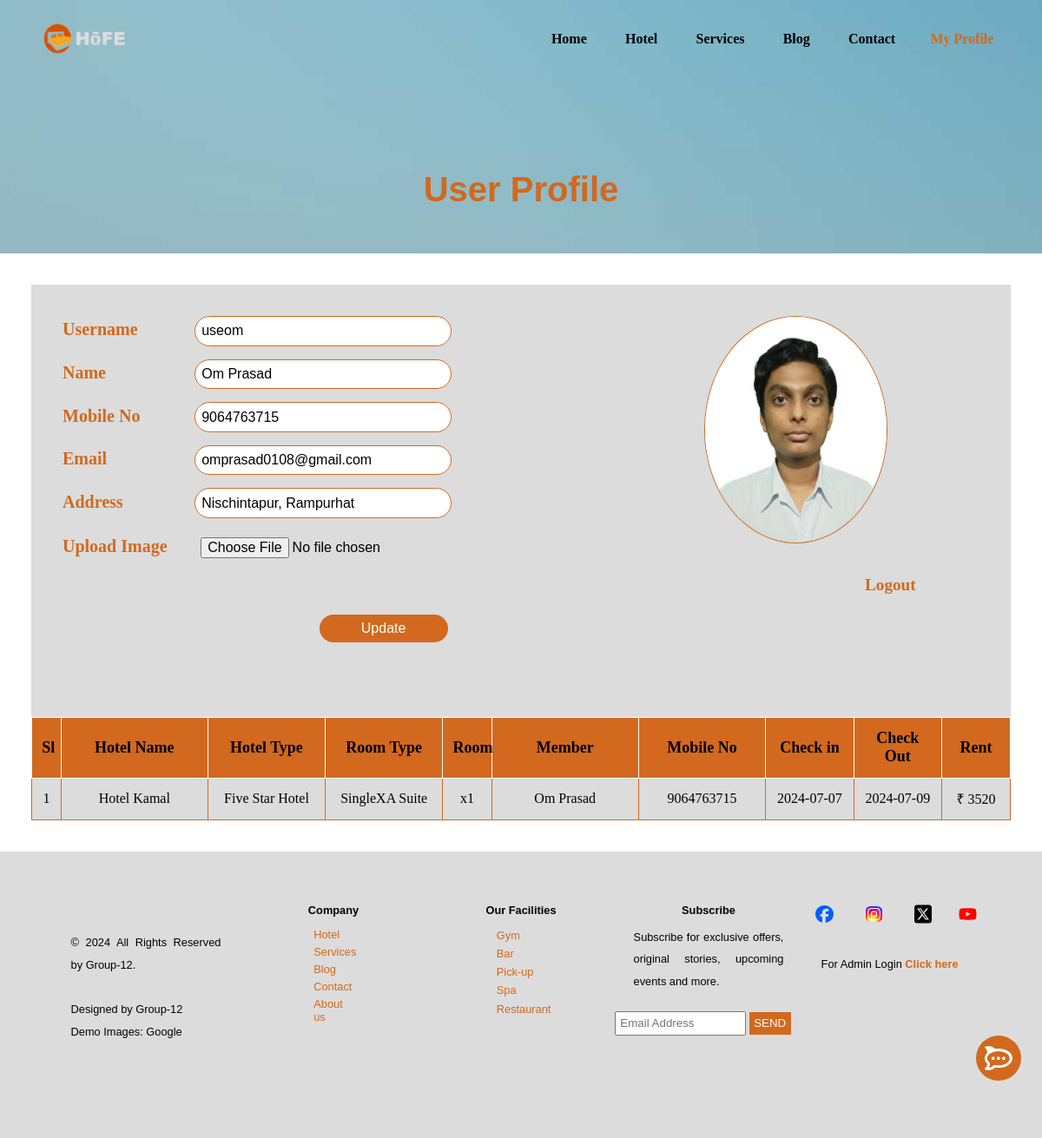
Before: /profile.php (signed in) with the older database file.
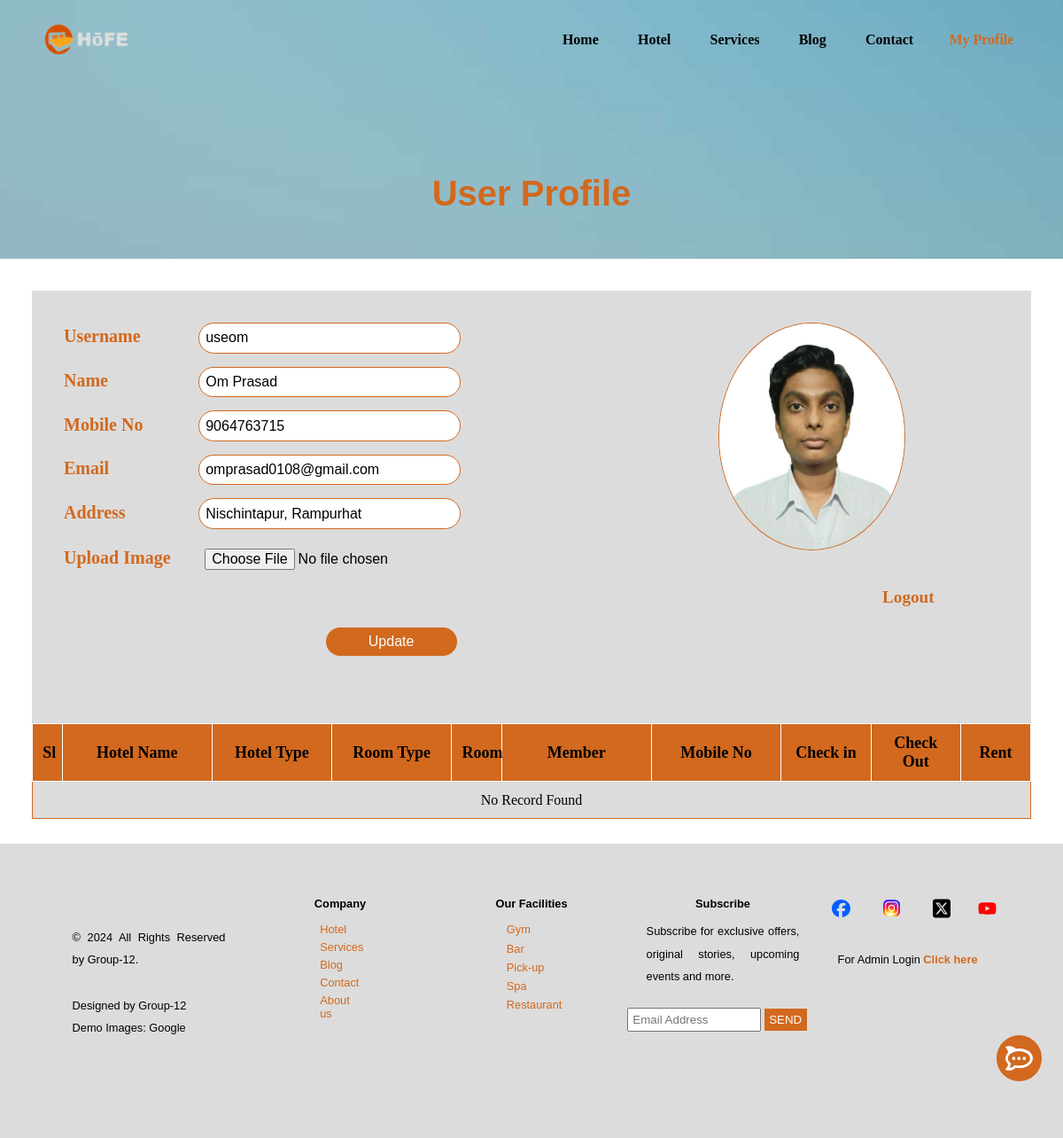
After: the same page with the newer database file.
### tables this page shows
CREATE TABLE `record_per` (
  `id` int(11) NOT NULL,
  `pid` bigint(20) NOT NULL,
  `name` varchar(30) NOT NULL,
  `age` varchar(11) NOT NULL,
  `gender` varchar(7) NOT NULL,
  `mno` varchar(10) NOT NULL
);

CREATE TABLE `record` (
  `aduser` varchar(20) NOT NULL,
  `user` varchar(20) NOT NULL,
  `hname` varchar(30) NOT NULL,
  `htype` varchar(20) NOT NULL,
  `hrtype` varchar(30) NOT NULL,
  `noroom` varchar(11) NOT NULL,
  `pid` bigint(20) NOT NULL,
  `uveri` varchar(30) NOT NULL,
  `uveride` varchar(30) NOT NULL,
  `checkin` date NOT NULL,
  `checkout` date NOT NULL,
  `payrup` varchar(11) NOT NULL,
  `status` varchar(11) NOT NULL,
  `rect` varchar(30) NOT NULL
);

### profile.php (the view, shortened to what the changed rows need)
<?php
$login="";
if(isset($_SESSION["temp"])){
    if($_SESSION["temp"]== "1"){
        $login="0";
    }
}
if($login=="0"){
    $user=$_SESSION['user'];
    $mysqli=new mysqli("localhost","root","","hotel_reserve");
    $sql= "SELECT * FROM login WHERE username='".$user."'";
    $result=mysqli_query($mysqli,$sql);
    $row=mysqli_fetch_array($result);
    $sql1= "SELECT * FROM user WHERE username='".$user."'";
    $result1=mysqli_query($mysqli,$sql1);
    $row1=mysqli_fetch_array($result1);
    $sl=1;
}
echo '
<!DOCTYPE html>
<html lang="en">
<head>
    <meta charset="UTF-8">
    <meta name="viewport" content="width=device-width, initial-scale=1.0">
    <title>* Hotel Booking *</title>
    <link rel="stylesheet" href="style.css">
    <link rel="stylesheet" href="css/profile.css">
    <script defer src="activepage.js"></script>
</head>
<body>
    <div class="chatbot" onclick="chat()"><img src="Components/Chatbot.svg" alt=""></div>
    <div class="chathov">Hi, How can I help you ?</div>
    <div id="chatdiv" style="display: none;">
        <div class="chat-mess" id="messdiv">';
            echo '<label for="bot" id="bot"><img src="Components/svg/chat.png" alt="">Hello! I am aao, the personal assistant of HöFE who will help you!</label>
            <label for="bot" id="bot" name="bot"><img src="Components/svg/chat.png" alt="">Please send a message below.</label>
        </div>
        <input type="text" id="chatinp">
        <button id="chatbtn" onclick="chatappen()"><img src="Components/svg/send.png" alt=""></button>
    </div>
    <div class="container">
        <div class="div1">
            <div class="header">
                <nav>
                    <div class="logo">
                        <a href="index.php">
                            <img src="Components/logo.png" alt="">
                        </a>
                    </div>
                    <ul>
                        <li><a class="home" href="index.php">Home</a></li>
                        <li><a class="hotel" href="hotel.php">Hotel</a></li>
                        <li><a class="services" href="services.php">Services</a></li>
                        <li><a class="blog" href="blog.php">Blog</a></li>
                        <li><a class="contact" href="contact.php">Contact</a></li>';
                    echo '</ul>
                </nav>
            </div>
            <div class="message">
                User Profile
            </div>
        </div>
        <form action="profile1.php" method="post" enctype="multipart/form-data">
            <div class="profile">
                <label for="username">Username</label>
                <input type="text" name="username" value="';echo $user;echo '" readonly><br>
                <label for="name">Name</label>
                <input type="text" name="name" value="';echo $row1['name'];echo '"><br>
                <label for="mobileno">Mobile No</label>
                <input type="text" name="mobileno" value="';echo $row['mobileno'];echo '"><br>
                <label for="email">Email</label>
                <input type="email" name="email" value="';echo $row['email'];echo '"><br>
                <input type="text" name="addr" value="';echo $row1['addr'];echo '"><br>
                <label for="img">Upload Image</label>
                <input type="file" name="img"><br>
                <a href="login.php">Logout</a>
                <input type="submit" value="Update"><br>
            </div>
            <div class="pro-img">';
            echo'</div>
        </form>
        <table>
            <tr>
                <th style="width: 3%;">Sl</th>
                <th style="width: 15%;">Hotel Name</th>
                <th style="width: 12%;">Hotel Type</th>
                <th style="width: 12%;">Room Type</th>
                <th style="width: 5%;">Room</th>
                <th style="width: 15%;">Member</th>
                <th style="width: 13%;">Mobile No</th>
                <th style="width: 9%;">Check in</th>
                <th style="width: 9%;">Check Out</th>
                <th style="width: 7%;">Rent</th>
            </tr>';
            $sql2="SELECT * FROM record WHERE user='".$user."'";
            $result2=mysqli_query($mysqli,$sql2);
            if($result2->num_rows > 0)
            {
                while($row2=mysqli_fetch_assoc($result2))
                {
                    $sql3="SELECT * FROM record_per WHERE pid='".$row2['pid']."'";
                    $result3=mysqli_query($mysqli,$sql3);
                    $temp=$result3->num_rows;
                    while($row3=mysqli_fetch_assoc($result3)){
                    echo '<tr>';
                        if($temp>0){
                            echo '<td rowspan="';echo $temp;echo'"><a href="print.php?id=';echo $row2['pid'];echo'" target="_blank">';echo $sl;echo'</a></td>
                            <td rowspan="';echo $temp;echo'">';echo $row2['hname'];echo'</td>
                            <td rowspan="';echo $temp;echo'">';echo $row2['htype'];echo'</td>
                            <td rowspan="';echo $temp;echo'">';echo $row2['hrtype'];echo'</td>
                            <td rowspan="';echo $temp;echo'">x';echo $row2['noroom'];echo'</td>';
                        }
                        echo'<td>';echo $row3['name'];echo'</td>
                        <td>';echo $row3['mno'];echo'</td>';
                        if($temp>0){
                            echo'<td rowspan="';echo $temp;echo'">';echo $row2['checkin'];echo'</td>
                            <td rowspan="';echo $temp;echo'">';echo $row2['checkout'];echo'</td>
                            <td rowspan="';echo $temp;echo'">₹ ';echo $row2['payrup'];echo'</td>';
                        }
                        $temp=0;
                        echo '</tr>';
                    }
                    $sl=$sl+1;
                }
            }
            else
            {
                echo '<tr><td colspan="10">No Record Found</td></tr>';
            }
        echo '</table>
    </div>
</body>
</html>
';
?>

Changed rows visible on the page:
removed record_per: pid.hname "Hotel Kamal", pid.htype "Five Star Hotel", pid.hrtype "SingleXA Suite", pid.noroom "1", name "Om Prasad", mno "9064763715", pid.checkin "2024-07-07", pid.checkout "2024-07-09", pid.payrup "3520"
Other visible differences:
text now shown: "No Record Found"
